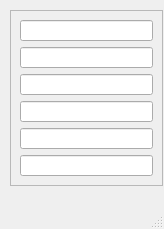
<?xml version="1.0" encoding="UTF-8"?>
<ui version="4.0">
 <class>MainWindow</class>
 <widget class="QMainWindow" name="MainWindow">
  <property name="geometry">
   <rect>
    <x>0</x>
    <y>0</y>
    <width>164</width>
    <height>229</height>
   </rect>
  </property>
  <property name="windowTitle">
   <string>MainWindow</string>
  </property>
  <widget class="QWidget" name="centralwidget">
   <widget class="QFrame" name="frame">
    <property name="geometry">
     <rect>
      <x>10</x>
      <y>10</y>
      <width>153</width>
      <height>176</height>
     </rect>
    </property>
    <property name="frameShape">
     <enum>QFrame::StyledPanel</enum>
    </property>
    <property name="frameShadow">
     <enum>QFrame::Raised</enum>
    </property>
    <layout class="QVBoxLayout" name="verticalLayout">
     <item>
      <widget class="QLineEdit" name="lineEdit"/>
     </item>
     <item>
      <widget class="QLineEdit" name="lineEdit_2"/>
     </item>
     <item>
      <widget class="QLineEdit" name="lineEdit_3"/>
     </item>
     <item>
      <widget class="QLineEdit" name="lineEdit_4"/>
     </item>
     <item>
      <widget class="QLineEdit" name="lineEdit_5"/>
     </item>
     <item>
      <widget class="QLineEdit" name="lineEdit_6"/>
     </item>
    </layout>
   </widget>
  </widget>
  <widget class="QMenuBar" name="menubar">
   <property name="geometry">
    <rect>
     <x>0</x>
     <y>0</y>
     <width>164</width>
     <height>21</height>
    </rect>
   </property>
  </widget>
  <widget class="QStatusBar" name="statusbar"/>
 </widget>
 <tabstops>
  <tabstop>lineEdit</tabstop>
  <tabstop>lineEdit_2</tabstop>
  <tabstop>lineEdit_3</tabstop>
  <tabstop>lineEdit_4</tabstop>
  <tabstop>lineEdit_5</tabstop>
  <tabstop>lineEdit_6</tabstop>
 </tabstops>
 <resources/>
 <connections/>
</ui>
